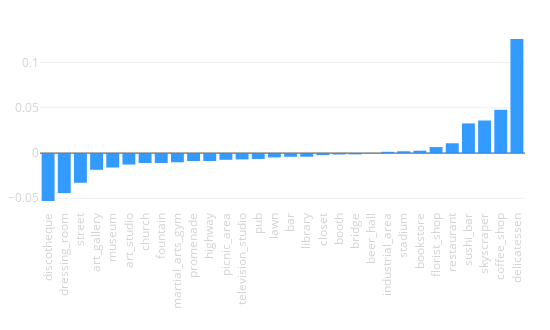

This figure's notebook cell:
### Code cell
tags_delta(city_data, opposite_city_data)

### Figure 1 — Plotly figure (JSON) as saved in the notebook; plotly's stock layout.template omitted (floating-point values rounded to 4 significant figures)
{"data": [{"marker": {"color": "dodgerblue"}, "opacity": 0.9, "type": "bar", "uid": "c980c876-58ab-11e9-bd36-3c15c2cf2370", "x": ["discotheque", "dressing_room", "street", "art_gallery", "museum", "art_studio", "church", "fountain", "martial_arts_gym", "promenade", "highway", "picnic_area", "television_studio", "pub", "lawn", "bar", "library", "closet", "booth", "bridge", "beer_hall", "industrial_area", "stadium", "bookstore", "florist_shop", "restaurant", "sushi_bar", "skyscraper", "coffee_shop", "delicatessen"], "y": [-0.05294, -0.04427, -0.03283, -0.01845, -0.01595, -0.01271, -0.01099, -0.01095, -0.01017, -0.008746, -0.008724, -0.007426, -0.006976, -0.006487, -0.004815, -0.004073, -0.004007, -0.002296, -0.001592, -0.001457, -0.0004146, 0.001403, 0.002032, 0.002659, 0.006654, 0.01086, 0.0328, 0.036, 0.04782, 0.1261]}], "layout": {"height": 330, "margin": {"b": 120, "l": 40, "r": 25, "t": 30}, "showlegend": false, "width": 550, "xaxis": {"tickangle": -90, "tickfont": {"color": "lightgrey", "size": 11.5}}, "xaxis2": {"tickangle": -90, "tickfont": {"color": "lightgrey", "size": 11.5}}, "yaxis": {"tickfont": {"color": "lightgrey", "size": 11.5}}, "yaxis2": {"tickfont": {"color": "lightgrey", "size": 11.5}}}}
